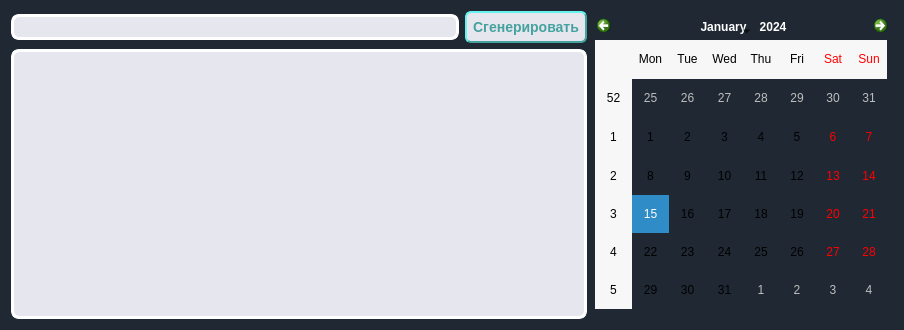
<?xml version="1.0" encoding="UTF-8"?>
<ui version="4.0">
 <class>Form</class>
 <widget class="QWidget" name="Form">
  <property name="enabled">
   <bool>true</bool>
  </property>
  <property name="geometry">
   <rect>
    <x>0</x>
    <y>0</y>
    <width>904</width>
    <height>330</height>
   </rect>
  </property>
  <property name="sizePolicy">
   <sizepolicy hsizetype="Expanding" vsizetype="Expanding">
    <horstretch>0</horstretch>
    <verstretch>0</verstretch>
   </sizepolicy>
  </property>
  <property name="minimumSize">
   <size>
    <width>904</width>
    <height>330</height>
   </size>
  </property>
  <property name="windowTitle">
   <string>Frame</string>
  </property>
  <property name="whatsThis">
   <string>&lt;html&gt;&lt;head/&gt;&lt;body&gt;&lt;p&gt;&lt;br/&gt;&lt;/p&gt;&lt;/body&gt;&lt;/html&gt;</string>
  </property>
  <property name="styleSheet">
   <string notr="true">QWidget{
    border: 2px;
    border-radius: 4px;
    padding: 2px;
    background-color: #1F2833;
}</string>
  </property>
  <layout class="QHBoxLayout" name="horizontalLayout_2">
   <item>
    <layout class="QVBoxLayout" name="verticalLayout">
     <item>
      <layout class="QHBoxLayout" name="horizontalLayout">
       <item>
        <widget class="QLineEdit" name="taskName">
         <property name="sizePolicy">
          <sizepolicy hsizetype="Expanding" vsizetype="Fixed">
           <horstretch>0</horstretch>
           <verstretch>0</verstretch>
          </sizepolicy>
         </property>
         <property name="styleSheet">
          <string notr="true">QLineEdit{
    border-radius: 4px;
    border-style: outset;
    border-width: 3px;
    border-radius: 8px;
    border-color: white;
    padding: 2px;
    background-color: rgb(230, 230, 238);
}
</string>
         </property>
        </widget>
       </item>
       <item>
        <widget class="QPushButton" name="generateBtn">
         <property name="sizePolicy">
          <sizepolicy hsizetype="Fixed" vsizetype="Fixed">
           <horstretch>0</horstretch>
           <verstretch>0</verstretch>
          </sizepolicy>
         </property>
         <property name="styleSheet">
          <string notr="true">QPushButton {
    background-color: rgb(230, 230, 238);
    border-style: outset;
    border-width: 2px;
    border-radius: 6px;
    border-color: #45A29E;
    font: bold 14px;
    min-width: 6em;
    padding: 6px;
    color: #45A29E;
}</string>
         </property>
         <property name="text">
          <string>Сгенерировать</string>
         </property>
        </widget>
       </item>
      </layout>
     </item>
     <item>
      <widget class="QTextBrowser" name="taskContent">
       <property name="enabled">
        <bool>true</bool>
       </property>
       <property name="sizePolicy">
        <sizepolicy hsizetype="Expanding" vsizetype="Expanding">
         <horstretch>0</horstretch>
         <verstretch>0</verstretch>
        </sizepolicy>
       </property>
       <property name="styleSheet">
        <string notr="true">QTextBrowser{
    border-radius: 4px;
    border-style: outset;
    border-width: 3px;
    border-radius: 8px;
    border-color: white;
    padding: 2px;
    background-color: rgb(230, 230, 238);
}
</string>
       </property>
      </widget>
     </item>
    </layout>
   </item>
   <item>
    <widget class="QCalendarWidget" name="calendarWidget">
     <property name="maximumSize">
      <size>
       <width>300</width>
       <height>300</height>
      </size>
     </property>
     <property name="styleSheet">
      <string notr="true"/>
     </property>
    </widget>
   </item>
  </layout>
 </widget>
 <resources/>
 <connections/>
</ui>
